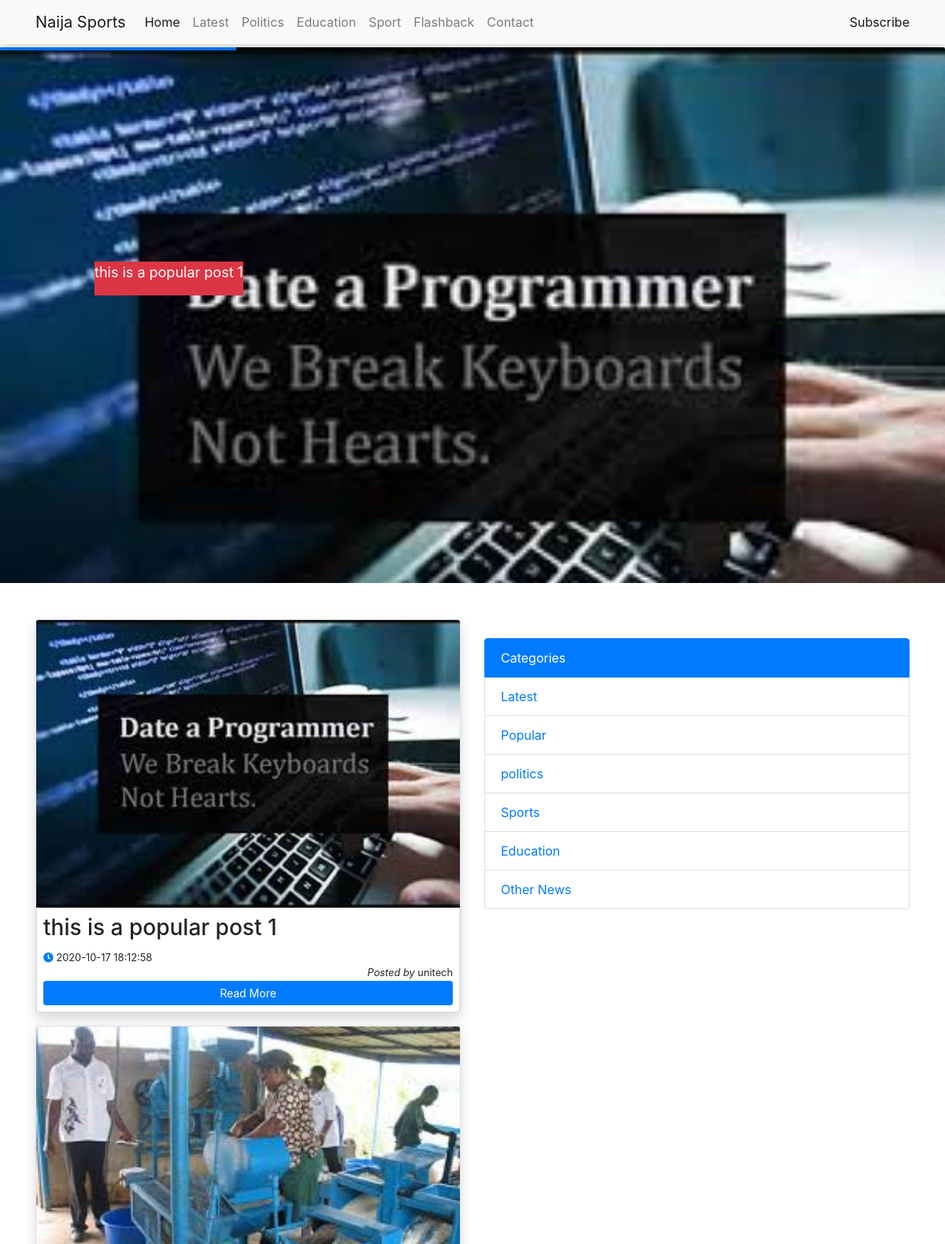
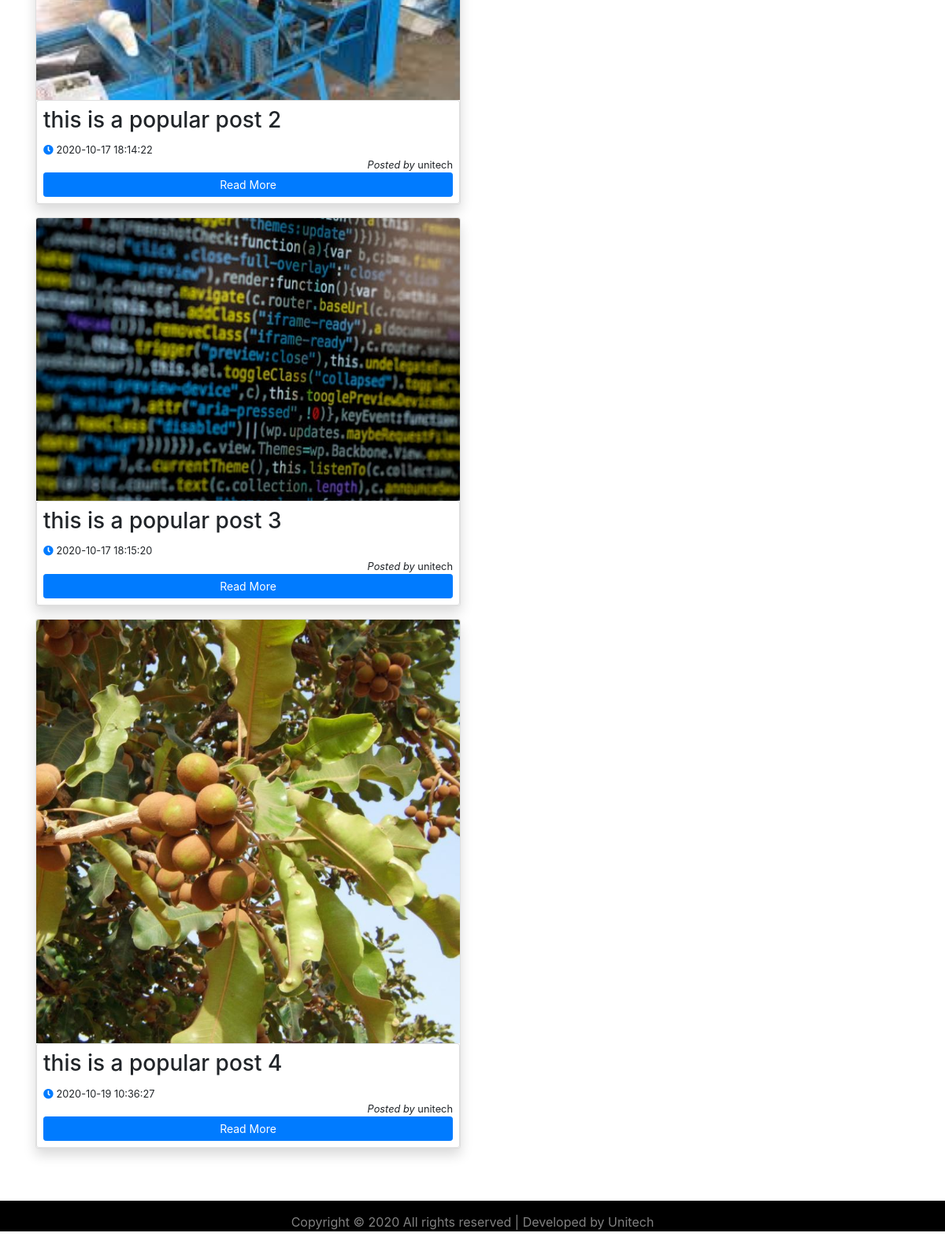
Page /public/popular.php on the committed database (2 pictures, top to bottom).
### tables this page shows
CREATE TABLE `posts` (
  `id` int(11) NOT NULL,
  `post_title` varchar(500) NOT NULL,
  `post_author` varchar(200) NOT NULL,
  `post_desc` text NOT NULL,
  `image_dir` varchar(500) NOT NULL,
  `post_category` varchar(200) NOT NULL,
  `post_date` timestamp NOT NULL DEFAULT CURRENT_TIMESTAMP ON UPDATE CURRENT_TIMESTAMP,
  `post_tag` varchar(500) NOT NULL,
  `post_content` text NOT NULL
);

### public/popular.php (the view, shortened to what this page needs)
<?php
    require_once '../connection/db.php';
    $query = "SELECT * FROM posts WHERE post_category = ? ORDER BY post_date LIMIT 8";
    $lat_cat = 'Popular';
    $stmt = $conn->prepare($query);
    $stmt->bind_param('s',$lat_cat);
    $stmt->execute();
    $Popular = $stmt->get_result();
     $query = "SELECT * FROM posts WHERE post_category = ? ORDER BY post_date LIMIT 5";
     $sli_cat = 'Popular';
     $stmt = $conn->prepare($query);
     $stmt->bind_param('s',$sli_cat);
     $stmt->execute();
     $sliding = $stmt->get_result();
?>
<!DOCTYPE html>
<html lang="en">
<head>
    <link rel="stylesheet" href="../css/style.css">
    <link rel="stylesheet" href="../css/bootstrap.min.css">
    <link rel="stylesheet" href="../css/all.css">
    <link rel="stylesheet" href="../css/swiper.min.css">
</head>
<body>
                          <?php include '../includes/topbar.php';?>
                        <div class="swiper-container swipe1">
                            <div class="swiper-wrapper">
                                <?php while ($result = $sliding->fetch_assoc()) {
                                    ?>
                            <div class="swiper-slide">
                              <a href="public/viewpost.php?vid=<?php echo $result['id'];?>"><img src="<?= $result['image_dir']?>" alt="sliding image" class="img-fluid card-img-top">
                              <div class="card-title bg-danger ml-4 text-center" id="caption">
                                <p class="text-white"><?php echo $result['post_desc'];?></p>
                            </div></a>
                            </div>
                            <?php }?>
                          </div>
                            <div class="swiper-pagination"></div>
                        </div>
                        <section id="section">
            <div class="container">
                <div class="row">
                    <div class="col-md-6">
                    <?php while ($result = $Popular->fetch_assoc()) {?>
                        <div class="card shadow my-3">
                            <div>
                                <img src="<?php echo $result['image_dir'];?>" class="img-fluid card-img-top" alt="post image">
                            </div>
							<div class="card body p-2">
								<h3 class="card-title"><?php echo strip_tags($result['post_desc']); ?></h3>
									<small class="text-left"><span class="fas fa-clock text-primary "></span> <?php echo $result['post_date'];?></small>
									<small class="text-right"><i>Posted by </i><?php echo $result['post_author'];?></small>
								<a href="public/viewpost.php?vid=<?php echo $result['id'];?>" class="btn btn-primary btn-sm">Read More</a>
							</div>
                        </div>
                            <?php }?>
                    </div><br>
                    <div class="col-md-6">
                     <div class="list-group" style="margin:40px 0 10px 0;">
                            <a href="#" class="list-group-item active">Categories</a>
                            <a href="latest.php" class="list-group-item">Latest </a>
                            <a href="popular.php" class="list-group-item primary">Popular</a>
							<a href="politics.php" class="list-group-item">politics </a>
                            <a href="sports.php" class="list-group-item">Sports </a>
							<a href="education.php" class="list-group-item">Education </a>
                            <a href="othernews.php" class="list-group-item">Other News </a>
                    </div>
                 </div>
                </div>
            </div>
        </section>
            <footer class="footer footer-default" style="height: auto; width: 100%; background-color:black;padding-top:15px;color:gray; ">
                <p class="text-center">Copyright &copy; 2020 All rights reserved | Developed by <span class="danger">Unitech<span></p>
            </footer>
</body>
</html>

### includes/topbar.php (shortened to what this page needs)
<section id="navbar">
		<nav class="navbar fixed-top navbar-expand-lg navbar-light bg-light shadow">
		<div class="container">
			<a class="navbar-brand" href="#">Naija Sports</a>
			<div class="collapse navbar-collapse" id="navbarNav">
			<ul class="navbar-nav">
				<li class="nav-item active"><a class="nav-link" href="../index.php">Home</a></li>
				<li class="nav-item"><a class="nav-link" href="latest.php">Latest</a></li>
                <li class="nav-item"><a class="nav-link" href="politics.php">Politics</a></li>
                <li class="nav-item"><a class="nav-link" href="education.php">Education</a></li>
                <li class="nav-item"><a class="nav-link" href="sport.php">Sport</a></li>
                <li class="nav-item"><a class="nav-link" href="flashback.php">Flashback</a></li>
                <li class="nav-item"><a class="nav-link" href="#">Contact</a></li>
			</ul>
			<p class="nav navbar-text ml-auto text-primary">
			<a href="#" class="navbar-link navbar-primary">Subscribe</a>
            </p>
		</div>
	</div>
</nav>
    </section>

### css/style.css (style rules this page uses)
body { scroll-behavior: smooth; }
#navbar { margin-bottom: 70px; }
.swipe1 { width: 100%; height: 85vh; position: relative; top:-10px; margin-bottom: 20px; margin-left: auto; margin-right: auto; }
.swipe1 .swiper-wrapper { height: 100%; width:100%; }
.swipe1 .swiper-wrapper .swiper-slide { text-align: center; height: 100%; font-size: 18px; }
#caption { position:absolute; left: 8%; top:40%; word-break:break-all !important; }
#caption p { font-size }
footer { margin-top: 50px; }

### css/all.css (style rules this page uses)
.fa, .fas, .far, .fal, .fad, .fab { -moz-osx-font-smoothing: grayscale; -webkit-font-smoothing: antialiased; display: inline-block; font-style: normal; font-variant: normal; text-rendering: auto; line-height: 1; }
.fa-clock:before { content: "\f017"; }
.fa, .fas { font-family: 'Font Awesome 5 Free'; font-weight: 900; }

### rows in the picture
posts: image_dir (picture), post_desc "this is a popular post 1", post_date "2020-10-17 18:12:58", post_author "unitech"
posts: image_dir (picture), post_desc "this is a popular post 2", post_date "2020-10-17 18:14:22", post_author "unitech"
posts: image_dir (picture), post_desc "this is a popular post 3", post_date "2020-10-17 18:15:20", post_author "unitech"
posts: image_dir (picture), post_desc "this is a popular post 4", post_date "2020-10-19 10:36:27", post_author "unitech"
